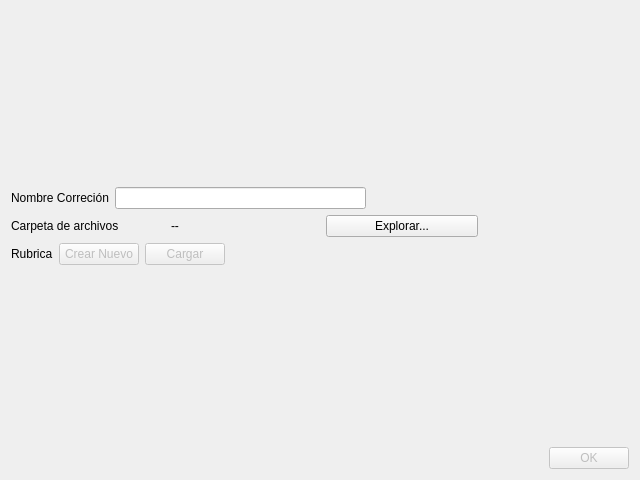
<?xml version="1.0" encoding="UTF-8"?>
<ui version="4.0">
    <class>Dialog</class>
    <widget class="QDialog" name="Dialog">
        <property name="geometry">
            <rect>
                <x>0</x>
                <y>0</y>
                <width>640</width>
                <height>480</height>
            </rect>
        </property>
        <property name="windowTitle">
            <string>Dialog</string>
        </property>
        <property name="accessibleDescription">
            <string>HOLA!</string>
        </property>
        <layout class="QVBoxLayout" name="verticalLayout">
            <item>
                <spacer name="verticalSpacer_2">
                    <property name="orientation">
                        <enum>Qt::Vertical</enum>
                    </property>
                    <property name="sizeHint" stdset="0">
                        <size>
                            <width>20</width>
                            <height>40</height>
                        </size>
                    </property>
                </spacer>
            </item>
            <item>
                <layout class="QHBoxLayout" name="horizontalLayout_2">
                    <item>
                        <widget class="QLabel" name="label">
                            <property name="text">
                                <string>Nombre Correción</string>
                            </property>
                        </widget>
                    </item>
                    <item>
                        <widget class="QLineEdit" name="lineEdit"/>
                    </item>
                    <item>
                        <widget class="QLabel" name="label_3">
                            <property name="styleSheet">
                                <string notr="true">color:red</string>
                            </property>
                            <property name="text">
                                <string/>
                            </property>
                        </widget>
                    </item>
                    <item>
                        <spacer name="horizontalSpacer">
                            <property name="orientation">
                                <enum>Qt::Horizontal</enum>
                            </property>
                            <property name="sizeHint" stdset="0">
                                <size>
                                    <width>40</width>
                                    <height>20</height>
                                </size>
                            </property>
                        </spacer>
                    </item>
                </layout>
            </item>
            <item>
                <layout class="QHBoxLayout" name="horizontalLayout" stretch="1,0,1,1">
                    <property name="spacing">
                        <number>6</number>
                    </property>
                    <item>
                        <widget class="QLabel" name="label_2">
                            <property name="sizePolicy">
                                <sizepolicy hsizetype="Preferred" vsizetype="Minimum">
                                    <horstretch>0</horstretch>
                                    <verstretch>0</verstretch>
                                </sizepolicy>
                            </property>
                            <property name="text">
                                <string>Carpeta de archivos</string>
                            </property>
                        </widget>
                    </item>
                    <item>
                        <widget class="QLineEdit" name="lineEdit_2">
                            <property name="sizePolicy">
                                <sizepolicy hsizetype="Expanding" vsizetype="Fixed">
                                    <horstretch>1</horstretch>
                                    <verstretch>0</verstretch>
                                </sizepolicy>
                            </property>
                            <property name="styleSheet">
                                <string notr="true">background:transparent</string>
                            </property>
                            <property name="text">
                                <string>--</string>
                            </property>
                            <property name="frame">
                                <bool>false</bool>
                            </property>
                            <property name="readOnly">
                                <bool>true</bool>
                            </property>
                        </widget>
                    </item>
                    <item>
                        <widget class="QPushButton" name="pushButton">
                            <property name="text">
                                <string>Explorar...</string>
                            </property>
                        </widget>
                    </item>
                    <item>
                        <spacer name="horizontalSpacer_2">
                            <property name="orientation">
                                <enum>Qt::Horizontal</enum>
                            </property>
                            <property name="sizeHint" stdset="0">
                                <size>
                                    <width>40</width>
                                    <height>10</height>
                                </size>
                            </property>
                        </spacer>
                    </item>
                </layout>
            </item>
            <item>
                <layout class="QHBoxLayout" name="horizontalLayout_3">
                    <item>
                        <widget class="QLabel" name="label_4">
                            <property name="text">
                                <string>Rubrica</string>
                            </property>
                        </widget>
                    </item>
                    <item>
                        <widget class="QPushButton" name="pushButton_2">
                            <property name="enabled">
                                <bool>false</bool>
                            </property>
                            <property name="text">
                                <string>Crear Nuevo</string>
                            </property>
                        </widget>
                    </item>
                    <item>
                        <widget class="QPushButton" name="pushButton_3">
                            <property name="enabled">
                                <bool>false</bool>
                            </property>
                            <property name="text">
                                <string>Cargar</string>
                            </property>
                        </widget>
                    </item>
                    <item>
                        <spacer name="horizontalSpacer_3">
                            <property name="orientation">
                                <enum>Qt::Horizontal</enum>
                            </property>
                            <property name="sizeHint" stdset="0">
                                <size>
                                    <width>40</width>
                                    <height>20</height>
                                </size>
                            </property>
                        </spacer>
                    </item>
                </layout>
            </item>
            <item>
                <spacer name="verticalSpacer">
                    <property name="orientation">
                        <enum>Qt::Vertical</enum>
                    </property>
                    <property name="sizeHint" stdset="0">
                        <size>
                            <width>20</width>
                            <height>40</height>
                        </size>
                    </property>
                </spacer>
            </item>
            <item>
                <widget class="QDialogButtonBox" name="buttonBox">
                    <property name="enabled">
                        <bool>false</bool>
                    </property>
                    <property name="orientation">
                        <enum>Qt::Horizontal</enum>
                    </property>
                    <property name="standardButtons">
                        <set>QDialogButtonBox::Ok</set>
                    </property>
                </widget>
            </item>
        </layout>
    </widget>
    <resources/>
    <connections>
        <connection>
            <sender>buttonBox</sender>
            <signal>accepted()</signal>
            <receiver>Dialog</receiver>
            <slot>accept()</slot>
            <hints>
                <hint type="sourcelabel">
                    <x>248</x>
                    <y>254</y>
                </hint>
                <hint type="destinationlabel">
                    <x>157</x>
                    <y>274</y>
                </hint>
            </hints>
        </connection>
        <connection>
            <sender>buttonBox</sender>
            <signal>rejected()</signal>
            <receiver>Dialog</receiver>
            <slot>reject()</slot>
            <hints>
                <hint type="sourcelabel">
                    <x>316</x>
                    <y>260</y>
                </hint>
                <hint type="destinationlabel">
                    <x>286</x>
                    <y>274</y>
                </hint>
            </hints>
        </connection>
    </connections>
</ui>
